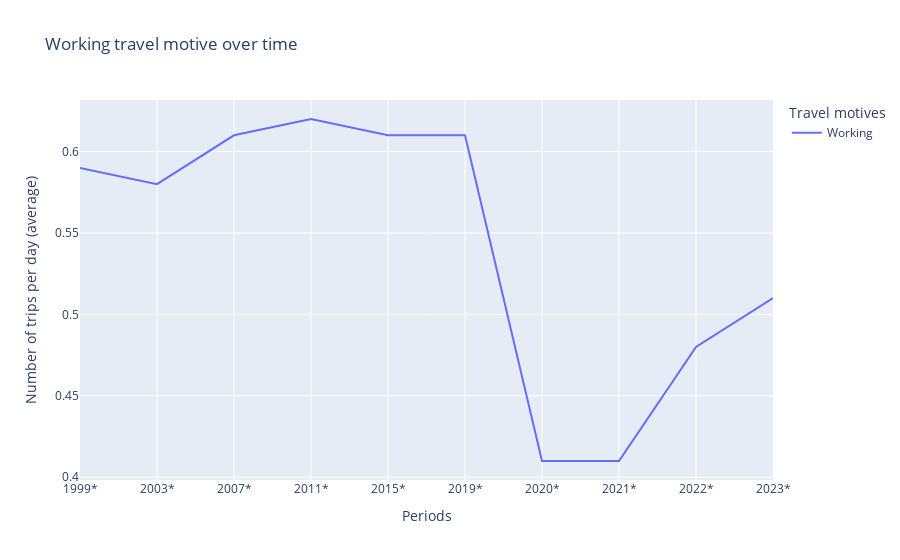

This figure's notebook cell:
### Code cell
df_working=df_mat_total[df_mat_total['Reismotieven']== 'Working']

px.line(df_working,
        x="Perioden",
        y="Ritten per persoon per dag (gemiddeld) (aantal)",
        color="Reismotieven",
        )


fig = px.line(df_working,
        x="Perioden",
        y="Ritten per persoon per dag (gemiddeld) (aantal)",
        color="Reismotieven",
        title= "Working travel motive over time",
        labels= {"Perioden": "Periods", "Ritten per persoon per dag (gemiddeld) (aantal)": "Number of trips per day (average)", "Reismotieven": "Travel motives"})
fig.update_yaxes(type='linear')
fig.show()

### Figure 1 — Plotly figure (JSON) as saved in the notebook; plotly's stock layout.template omitted (floating-point values rounded to 4 significant figures)
{"data": [{"hovertemplate": "Travel motives=Working<br>Periods=%{x}<br>Number of trips per day (average)=%{y}<extra></extra>", "legendgroup": "Working", "line": {"color": "#636efa", "dash": "solid"}, "marker": {"symbol": "circle"}, "mode": "lines", "name": "Working", "orientation": "v", "showlegend": true, "type": "scatter", "x": ["1999*", "2003*", "2007*", "2011*", "2015*", "2019*", "2020*", "2021*", "2022*", "2023*"], "xaxis": "x", "y": ["    0.59", "    0.58", "    0.61", "    0.62", "    0.61", "    0.61", "    0.41", "    0.41", "    0.48", "    0.51"], "yaxis": "y"}], "layout": {"legend": {"title": {"text": "Travel motives"}, "tracegroupgap": 0}, "title": {"text": "Working travel motive over time"}, "xaxis": {"anchor": "y", "domain": [0, 1], "title": {"text": "Periods"}}, "yaxis": {"anchor": "x", "domain": [0, 1], "title": {"text": "Number of trips per day (average)"}, "type": "linear"}}}
